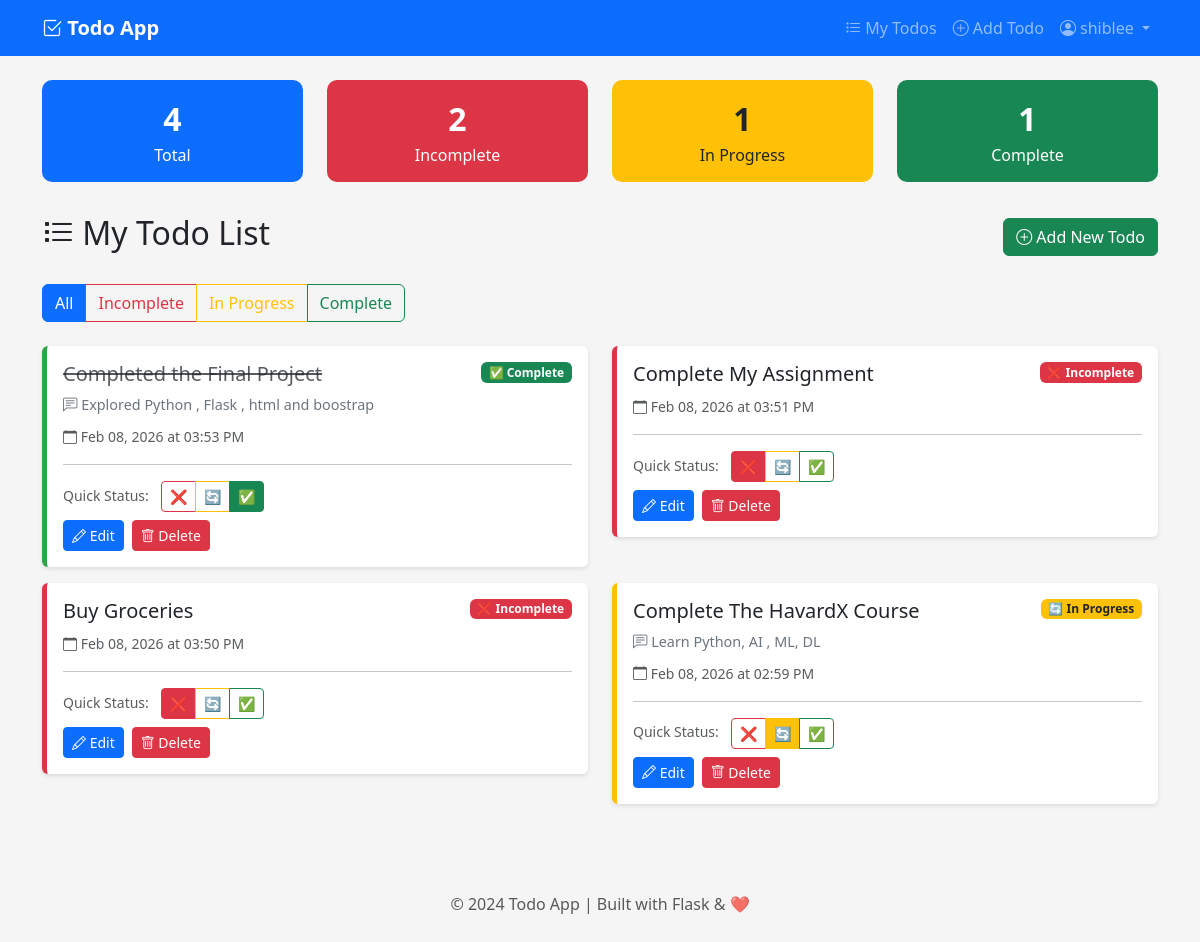
The app's page /todos (signed in) with its own data.
### app/models.py (models this page shows, shortened)
class User(UserMixin, db.Model):
    id = db.Column(db.Integer, primary_key=True)
    username = db.Column(db.String(80), unique=True, nullable=False)
    email = db.Column(db.String(120), unique=True, nullable=False)
    password_hash = db.Column(db.String(256), nullable=False)
    todos = db.relationship('Todo', backref='owner', lazy='dynamic', cascade='all, delete-orphan')

class Todo(db.Model):
    id = db.Column(db.Integer, primary_key=True)
    title = db.Column(db.String(200), nullable=False)
    description = db.Column(db.Text, nullable=True)
    status = db.Column(db.String(20), default='incomplete')
    created_at = db.Column(db.DateTime, default=datetime.utcnow)
    updated_at = db.Column(db.DateTime, default=datetime.utcnow, onupdate=datetime.utcnow)
    user_id = db.Column(db.Integer, db.ForeignKey('user.id'), nullable=False)

### app/routes.py (the view)
    @app.route('/todos')
    @login_required
    def todos():
        status_filter = request.args.get('status', 'all')
        if status_filter == 'all':
            user_todos = Todo.query.filter_by(user_id=current_user.id)\
                         .order_by(Todo.created_at.desc()).all()
        else:
            user_todos = Todo.query.filter_by(user_id=current_user.id, status=status_filter)\
                         .order_by(Todo.created_at.desc()).all()
        stats = {
            'total': Todo.query.filter_by(user_id=current_user.id).count(),
            'incomplete': Todo.query.filter_by(user_id=current_user.id, status='incomplete').count(),
            'in_progress': Todo.query.filter_by(user_id=current_user.id, status='in_progress').count(),
            'complete': Todo.query.filter_by(user_id=current_user.id, status='complete').count()
        }
        return render_template('todos.html', todos=user_todos, stats=stats, current_filter=status_filter)

### app/__init__.py (called while the page is built)
def create_app():
    app = Flask(__name__)
    app.config.from_object(Config)
    db.init_app(app)
    login_manager.init_app(app)
    login_manager.login_view = 'login'
    login_manager.login_message = 'Please log in to access this page.'
    login_manager.login_message_category = 'warning'
    @login_manager.user_loader
    def load_user(user_id):
        return User.query.get(int(user_id))
    with app.app_context():
        db.create_all()
        print("✅ Database tables created!")
    from app.routes import register_routes
    register_routes(app)
    return app

### app/templates/todos.html (shortened to what this page needs)
{% extends 'base.html' %} {% block title %}My Todos - Todo App{% endblock %} {%
block content %}
<div class="row mb-4">
  <div class="col-md-3 col-6 mb-2">
    <div class="stat-card bg-primary text-white">
      <div class="stat-number">{{ stats.total }}</div>
      <div>Total</div>
    </div>
  </div>
  <div class="col-md-3 col-6 mb-2">
    <div class="stat-card bg-danger text-white">
      <div class="stat-number">{{ stats.incomplete }}</div>
      <div>Incomplete</div>
    </div>
  </div>
  <div class="col-md-3 col-6 mb-2">
    <div class="stat-card bg-warning text-dark">
      <div class="stat-number">{{ stats.in_progress }}</div>
      <div>In Progress</div>
    </div>
  </div>
  <div class="col-md-3 col-6 mb-2">
    <div class="stat-card bg-success text-white">
      <div class="stat-number">{{ stats.complete }}</div>
      <div>Complete</div>
    </div>
  </div>
</div>
<div class="d-flex justify-content-between align-items-center mb-4">
  <h2><i class="bi bi-list-task"></i> My Todo List</h2>
  <a href="{{ url_for('add_todo') }}" class="btn btn-success">
    <i class="bi bi-plus-circle"></i> Add New Todo
  </a>
</div>
<div class="mb-4">
  <div class="btn-group" role="group">
    <a
      href="{{ url_for('todos', status='all') }}"
      class="btn btn-{{ 'primary' if current_filter == 'all' else 'outline-primary' }}"
    >
      All
    </a>
    <a
      href="{{ url_for('todos', status='incomplete') }}"
      class="btn btn-{{ 'danger' if current_filter == 'incomplete' else 'outline-danger' }}"
    >
      Incomplete
    </a>
    <a
      href="{{ url_for('todos', status='in_progress') }}"
      class="btn btn-{{ 'warning' if current_filter == 'in_progress' else 'outline-warning' }}"
    >
      In Progress
    </a>
    <a
      href="{{ url_for('todos', status='complete') }}"
      class="btn btn-{{ 'success' if current_filter == 'complete' else 'outline-success' }}"
    >
      Complete
    </a>
  </div>
</div>
{% if todos %}
<div class="row">
  {% for todo in todos %}
  <div class="col-lg-6 mb-3">
    <div class="card status-{{ todo.status }}">
      <div class="card-body">
        <div class="d-flex justify-content-between align-items-start mb-2">
          <h5
            class="card-title mb-0 {% if todo.status == 'complete' %}text-decoration-line-through text-muted{% endif %}"
          >
            {{ todo.title }}
          </h5>
          <span
            class="badge {% if todo.status == 'complete' %}bg-success {% elif todo.status == 'in_progress' %}bg-warning text-dark {% else %}bg-danger{% endif %}"
          >
            {% if todo.status == 'complete' %}✅{% elif todo.status ==
            'in_progress' %}🔄{% else %}❌{% endif %} {{
            todo.status.replace('_', ' ').title() }}
          </span>
        </div>
        {% if todo.description %}
        <p class="todo-description mb-2">
          <i class="bi bi-chat-left-text"></i> {{ todo.description }}
        </p>
        {% endif %}
        <small class="text-muted">
          <i class="bi bi-calendar"></i> {{ todo.created_at.strftime('%b %d, %Y
          at %I:%M %p') }}
        </small>
        <hr />
        <div class="mb-2">
          <small class="text-muted me-2">Quick Status:</small>
          <div class="btn-group btn-group-sm">
            <a
              href="{{ url_for('update_status', id=todo.id, status='incomplete') }}"
              class="btn {% if todo.status == 'incomplete' %}btn-danger{% else %}btn-outline-danger{% endif %}"
              title="Mark Incomplete"
            >
              ❌
            </a>
            <a
              href="{{ url_for('update_status', id=todo.id, status='in_progress') }}"
              class="btn {% if todo.status == 'in_progress' %}btn-warning{% else %}btn-outline-warning{% endif %}"
              title="Mark In Progress"
            >
              🔄
            </a>
            <a
              href="{{ url_for('update_status', id=todo.id, status='complete') }}"
              class="btn {% if todo.status == 'complete' %}btn-success{% else %}btn-outline-success{% endif %}"
              title="Mark Complete"
            >
              ✅
            </a>
          </div>
        </div>
        <div class="d-flex gap-2">
          <a
            href="{{ url_for('edit_todo', id=todo.id) }}"
            class="btn btn-sm btn-primary"
          >
            <i class="bi bi-pencil"></i> Edit
          </a>
          <a
            href="{{ url_for('delete_todo', id=todo.id) }}"
            class="btn btn-sm btn-danger"
            onclick="
              return confirm('Are you sure you want to delete this todo?');
            "
          >
            <i class="bi bi-trash"></i> Delete
          </a>
        </div>
      </div>
    </div>
  </div>
  {% endfor %}
</div>
{% endif %} {% endblock %}

### app/templates/base.html (shortened to what this page needs)
<!doctype html>
<html lang="en">
  <head>
    <link
      href="https://cdn.jsdelivr.net/npm/bootstrap@5.3.2/dist/css/bootstrap.min.css"
      rel="stylesheet"
    />
    <link
      href="https://cdn.jsdelivr.net/npm/bootstrap-icons@1.11.1/font/bootstrap-icons.css"
      rel="stylesheet"
    />
  </head>
  <body>
    <nav class="navbar navbar-expand-lg navbar-dark bg-primary mb-4">
      <div class="container">
        <a class="navbar-brand" href="{{ url_for('index') }}">
          <i class="bi bi-check2-square"></i> Todo App
        </a>
        <div class="collapse navbar-collapse" id="navbarNav">
          <ul class="navbar-nav ms-auto">
            {% if current_user.is_authenticated %}
            <li class="nav-item">
              <a class="nav-link" href="{{ url_for('todos') }}">
                <i class="bi bi-list-task"></i> My Todos
              </a>
            </li>
            <li class="nav-item">
              <a class="nav-link" href="{{ url_for('add_todo') }}">
                <i class="bi bi-plus-circle"></i> Add Todo
              </a>
            </li>
            <li class="nav-item dropdown">
              <a
                class="nav-link dropdown-toggle"
                href="#"
                data-bs-toggle="dropdown"
              >
                <i class="bi bi-person-circle"></i> {{ current_user.username }}
              </a>
            </li>
            {% endif %}
          </ul>
        </div>
      </div>
    </nav>
    <div class="container">
      {% block content %}{% endblock %}
    </div>
    <footer class="text-center text-muted py-4 mt-5">
      <p>&copy; 2024 Todo App | Built with Flask & ❤️</p>
    </footer>
  </body>
</html>

### app/templates/base.html (style rules this page uses)
body { background-color: #f5f5f5; min-height: 100vh; }
.navbar-brand { font-weight: bold; }
.card { box-shadow: 0 2px 4px rgba(0, 0, 0, 0.1); border: none; transition: transform 0.2s; }
.status-incomplete { border-left: 5px solid #dc3545 !important; }
.status-in_progress { border-left: 5px solid #ffc107 !important; }
.status-complete { border-left: 5px solid #28a745 !important; }
.todo-description { color: #6c757d; font-size: 0.9rem; }
.stat-card { border-radius: 10px; text-align: center; padding: 15px; }
.stat-number { font-size: 2rem; font-weight: bold; }

### records on screen
User: username "shiblee"
Todo: title "Completed the Final Project", status.replace "Complete", description "Explored Python , Flask , html and boostrap", created_at "Feb 08, 2026 at 03:53 PM"
Todo: title "Complete My Assignment", status.replace "Incomplete", created_at "Feb 08, 2026 at 03:51 PM"
Todo: title "Buy Groceries", status.replace "Incomplete", created_at "Feb 08, 2026 at 03:50 PM"
Todo: title "Complete The HavardX Course", status.replace "In Progress", description "Learn Python, AI , ML, DL", created_at "Feb 08, 2026 at 02:59 PM"

### other values on screen
{{ stats.total }} "4"
{{ stats.incomplete }} "2"
{{ stats.in_progress }} "1"
{{ stats.complete }} "1"
